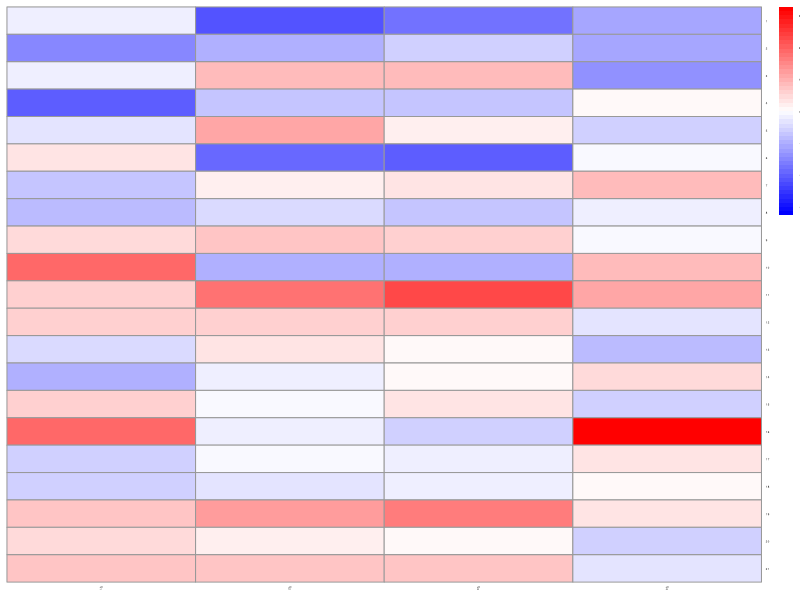
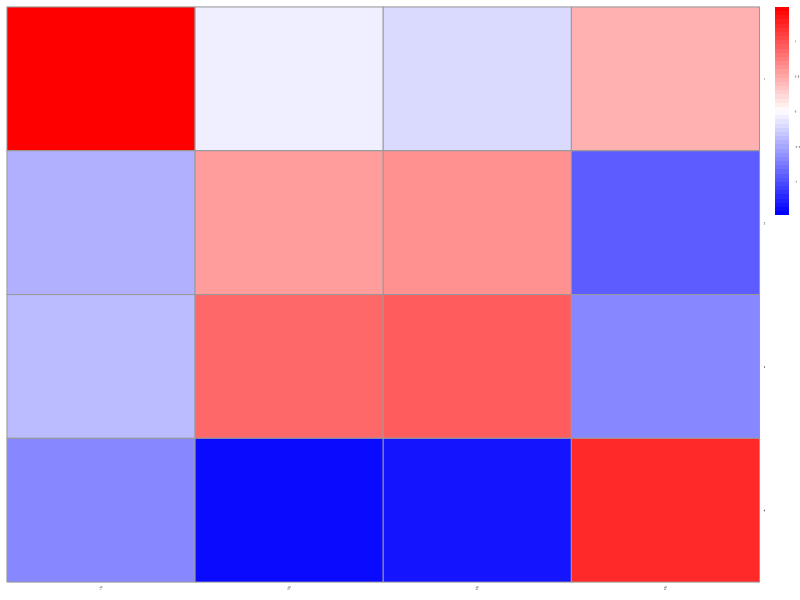

The R script that drew these images, in order: (Note: this script raises an error after producing the figures.)
## ---- chunk 1
knitr::opts_chunk$set(echo = TRUE,
                      warning = FALSE, 
                      message = FALSE
                      )
library(tidyverse)
library(ggplot2)
library(openxlsx)
library(spdep)
library(pheatmap)
library(MASS)
library(grid)
library(gridExtra)
library(fBasics)



#权重矩阵归一化
WToOne=function(W){
  W=W/sum(colSums(W))
  return(W)
}

#权重矩阵列标准化
WColNormalization=function(W){
  col=colSums(W)
  for (i in 1:nrow(W)) {
    for (j in 1:ncol(W)) {
      W[j,i]=W[j,i]/col[i]
    }
  }
  return(W)
}

#数据矩阵标准化
DataColNormalization=function(data){
  means=colMeans(data)
  stds=numeric(ncol(data))
  for (i in 1:ncol(data)) {
    sum=0
    for (j in 1:nrow(data)) {
      sum=sum+(data[j,i]-means[i])^2
    }
    stds[i]=sqrt(sum/nrow(data))
    data[,i]=(data[,i]-means[i])/stds[i]
  }
  return(data)
}

#传统莫兰的计算
Tradional_I=function(data,W){
  return(t(data)%*%W%*%data)
}

#检验传统莫兰
Test_Tra_I=function(data,w){
  means=colMeans(data)
  s2=numeric(ncol(data))
  I=matrix(0,ncol(data),ncol(data))
  s0=sum(colSums(w))
  for (i in 1:ncol(data)) {
    sum=0
    for (j in 1:nrow(data)) {
      sum=sum+(data[j,i]-means[i])^2
    }
    s2[i]=sum/nrow(data)
  }
  for(i in 1:ncol(data)){
    for (j in 1:ncol(data)) {
      fz=0
      fm=0
      for (m in 1:nrow(data)) {
        for (n in 1:nrow(data)) {
          fz=fz+w[m,n]*(data[m,i]-means[i])*(data[n,j]-means[j])
        }
      }
      fm=s0*(sqrt(s2[i])*sqrt(s2[j]))
      I[i,j]=fz/fm
    }
  }
  return(I)
}

#小样本莫兰指数的计算
SmallSet_I=function(data,W){
  means=colMeans(data)
  I=matrix(0,ncol(data),ncol(data))
  Z=matrix(0,nrow(data),ncol(data))
  Zw=W%*%data
  for (i in 1:ncol(data)) {
    Z[,i]=data[,i]-means[i]
    Zw[,i]=Zw[,i]-means[i]
  }
  for (i in 1:ncol(data)) {
    for (j in 1:ncol(data)) {
      I[i,j]=(t(Z[,i])%*%Zw[,j])/(sqrt(t(Z[,i]%*%Z[,i]))*sqrt(t(Zw[,j]%*%Zw[,j])))
    }
  }
  return(I)
}
  
#t分布下的t检验
T_test=function(I,N,m,n){#N表示自由度
  result=matrix(0,nrow = m,ncol = n)#bool型，1表示显著，0表示不显著
  t=matrix(0,nrow = m,ncol = n)#用于存储t得分
  for (i in 1:m) {
    for (j in 1:n) {
      t[i,j]=sqrt(N-2)*sqrt((I[i,j]*I[i,j])/(1-I[i,j]*I[i,j]))
      if(abs(t[i,j])>2.093){
        result[i,j]=1
      }
    }
  }
  print("莫兰指数的t得分为:")
  print(t)
  print("T检验的bool值为(其中1表示显著，0表示不显著):")
  print(result)
}

#传统莫兰指数显著性检验(Z得分检验)
Ztest=function(I,W,m,n){#注:m,n表示莫兰矩阵维数
  L=nrow(W)
  result=matrix(0,nrow = m,ncol = n)#bool型，1表示显著，0表示不显著
  Z=matrix(0,nrow = m,ncol = n)#用于存储Z得分
  p=matrix(0,nrow = m,ncol = n)#用于存储p值
  EI=-1/(L-1)
  w0=0
  w1=0
  w2=0
  for (i in 1:L) {
    w2=w2+(sum(W[i,1:L])+sum(W[1:L,i]))^2
    for (j in 1:L) {
      w0=w0+W[i,j]
      w1=w1+(W[i,j]+W[j,i])^2
    }
  }
  DI=(L^2*w1-L*w2+3*w0^2)/(w0^2*(L^2-1))-EI^2
  for (i in 1:m) {
    for (j in 1:n) {
      Z[i,j]=(I[i,j]-EI)/sqrt(DI)
      p[i,j]=pnorm(Z[i,j])
      if(abs(Z[i,j])>1.96){
        result[i,j]=1
      }
    }
  }
  print("莫兰指数的Z得分为:")
  print(Z)
  print("莫兰指数的p值为:")
  print(p)
  print("Z得分检验的bool值为(其中1表示高高、低低聚集，-1表示高低聚集，0表示不显著):")
  print(result)
}

#全局莫兰的随机置换检验
global_RanPerTest=function(data,W,M){
  a=matrix(0,ncol(data),ncol(data))#存储检验p值
  result=matrix(0,ncol(data),ncol(data))#存储检验结果
  I=numeric(M+1)#存储莫兰的排列
  II=matrix(0,M+1,ncol(data)*ncol(data))
  #生成随机排列
  # c1=as.vector(sample(1:21, replace=FALSE))
  for (i in 1:ncol(data)) {
    for (j in 1:ncol(data)) {
      m=1
      I[m]=t(data[,i])%*%W%*%data[,j]
      left=numeric(nrow(data))
      right=numeric(nrow(data))
      while (m<(M+1)) {
        m=m+1
        p=as.vector(sample(1:nrow(data), replace=FALSE))
        #重排的data[,i],data[,j]
        for (k in 1:nrow(data)) {
          left[k]=data[p[k],i]
          right[k]=data[p[k],j]
        }
        I[m]=left%*%W%*%right#R语言机制的原因，left、right不是矩阵不需要转置
      }
      #计算I[1]的rank
      rank=M+1
      for (r in 2:(M+1)) {
        if(I[1]>I[r]){
          rank=rank-1
        }
      }
      II[,(i-1)*ncol(data)+j]=I
      a[i,j]=rank/(M+1)
      if(a[i,j]<0.05|a[i,j]==0.05){
        result[i,j]=1
      }else if(a[i,j]>0.95|a[i,j]==0.95){
        result[i,j]=-1
      }
    }
  }
  # print("moran's:")
  # print(II)
  print("随机置换检验的p值为:")
  print(a)
  print("随机置换检验的bool值为(其中1表示高高、低低聚集，-1表示高低聚集，0表示不显著):")
  return(result)
}

#局部莫兰的随机置换检验
local_RanPerTest=function(data,W,m,n,M){
  
  a=matrix(0,m,n)#存储检验p值
  result=matrix(0,m,n)#存储检验结果
  rank=matrix(M+1,m,n)
  I=matrix(0,nrow(data),M+1)#存储莫兰的排列
  u=1#rank的列下标
  for (i in 1:ncol(data)) {
    for (j in 1:ncol(data)) {
      o=1
      I[,o]=diag(data[,i]%*%t(data[,j])%*%W)
      left=matrix(0,nrow(data),1)
      right=matrix(0,nrow(data),1)
      while (o<(M+1)) {
        o=o+1
        p=as.vector(sample(1:nrow(data), replace=FALSE))
        #重排的data[,i],data[,j]
        for (k in 1:nrow(data)) {
          left[k,1]=data[p[k],i]
          right[k,1]=data[p[k],j]
        }
        I[,o]=diag(left%*%t(right)%*%W)
      }
      #计算I[,1]的rank
      for (r in 1:m) {
        for (c in 2:(M+1)) {
          if(I[r,1]>I[r,c]){
            rank[r,u]=rank[r,u]-1
          }
        }
      }
      u=u+1
    }
  }
  for (i in 1:m) {
    for (j in 1:n) {
      a[i,j]=rank[i,j]/(M+1)
      if(a[i,j]<0.05|a[i,j]==0.05){
        result[i,j]=1
      }else if(a[i,j]>0.95|a[i,j]==0.95){
        result[i,j]=-1
      }
    }
  }
  print("随机置换检验的p值为:")
  print(a)
  print("随机置换检验的bool值为(其中1表示高高、低低聚集，-1表示高低聚集，0表示不显著):")
  return(result)
}

#最后的莫兰矩阵：保留通过检验的莫兰指数
Final_I=function(II,result){
  I=matrix(0,nrow(II),ncol(II))
  for (i in 1:nrow(result)) {
    for (j in 1:ncol(result)) {
      if(result[i,j]==1|result[i,j]==-1){
        I[i,j]=II[i,j]
      }
    }
  }
  return(I)
}

#莫兰散点图
PlotMulI=function(w,z){
  L=nrow(w)
  x=numeric(L)
  y=numeric(L)
  for (j in 1:ncol(z)){
    X=z[,j]
    for (i in 1:L) {
      x[i]=z[i,j]
      y[i]=w[i,]%*%X-w[i,i]*z[i,j]
    }
    df=data.frame(X=x,Y=y)
    print(df%>%ggplot(aes(X,Y))+
      geom_point()+
      scale_x_continuous(limits = c(-3,3))+
      scale_y_continuous(limits = c(-3,3))+
      labs(x="z[i]",y="f",title = "莫兰散点图")+
      theme(plot.title = element_text(hjust = .5,size = 15))+
      geom_segment(x=0,xend=0,y=-3.2,yend=3.2,arrow = arrow(ends = "last"),colour='blue',size=1)+
      geom_segment(x=-3.2,xend=3.2,y=0,yend=0,arrow = arrow(ends = "last"),colour='blue',size=1)
      )
  }
}

## ---- chunk 2
##数据读取
air_202211 <- read.xlsx("./2022.11.xlsx")
data_202211=as.matrix(air_202211[,7:10],nrow=630,ncol=4)

##**********************数据简化(取平均数)***************************
data202211=matrix(0,21,4)
d=30
for (i in 1:21) {
  data202211[i,]=colSums(data_202211[((i-1)*d+1):(i*30),])
  data202211[i,]=data202211[i,]/d
}
# dim(data202211)

#展示原数据的热力图
pheatmap(as.data.frame(data202211),show_rownames = TRUE,show_colnames = TRUE,fontsize = 2,color = colorRampPalette(c('#0000ff','#ffffff','#ff0000'))(50),annotation_legend = TRUE,scale = "column",cluster_rows = FALSE,cluster_cols = FALSE)

##权重矩阵
W=read.xlsx("./W_contiguityQueen.xlsx")
W_con=as.matrix(W[1:21,2:22],nrow=21,ncol=21)
options(digits = 3)
Cov=cor(data202211)

print("空间单元只有一个观测时的Moran指数矩阵:")
MoranMatrix_1=Tradional_I(DataColNormalization(data202211),WToOne(W_con))
MoranMatrix_1
Test_Tra_I(data202211,W_con)

#展示Moran指数矩阵的热力图
pheatmap(as.data.frame(MoranMatrix_1),show_rownames = TRUE,show_colnames = TRUE,fontsize = 2,color = colorRampPalette(c('#0000ff','#ffffff','#ff0000'))(50),annotation_legend = TRUE,scale = "column",cluster_rows = FALSE,cluster_cols = FALSE)

Ztest(MoranMatrix_1,W_con,4,4)
print("******************************************************")
#随机置换检验
result2=global_RanPerTest(DataColNormalization(data202211),WToOne(W_con),500)
result2
## ---- chunk 3
#利用标准正态分布生成四维的模拟数据，研究区域为6*6的空间单元
DIM=4
N=100
k=5000#循环次数
MulData=matrix(0,N*N,DIM)
#生成空间权重矩阵(基于矩形区域)
w_queen=matrix(0,N*N,N*N)
for (i in 1:nrow(w_queen)) {
  for (j in i:ncol(w_queen)) {
    if(j==i+1|j==i+N|j==i+(N+1)){
      w_queen[i,j]=1
      w_queen[j,i]=1
    }
  }
}
#计算1000、10000次莫兰矩阵
I_mulmoran=matrix(0,k,DIM*DIM)
for (i in 1:k) {
  MulData[,1]=rnorm(N*N,106.99,1161.48)
  MulData[,2]=rnorm(N*N,37.88,287.73)
  MulData[,3]=rnorm(N*N,21.17,116.07)
  MulData[,4]=rnorm(N*N,8.52,9.75)
  Mul_MoranI=Tradional_I(DataColNormalization(MulData),WToOne(w_queen))
  temp=c(Mul_MoranI[1,],Mul_MoranI[2,],Mul_MoranI[3,],Mul_MoranI[4,])#将矩阵拼接为一个长向量
  I_mulmoran[i,]=temp
}


#****************************频率分布图及检验****************************
pic=list()
for (j in 1:(DIM*DIM)) {
  pic[[j]]=ggplot(data.frame(Index=I_mulmoran[,j]),aes(Index,..density..)) +
    geom_histogram(color='white',fill='gray60',binwidth = 0.004) +
    geom_line(stat = 'density',size=1.5,linetype=2)+
    labs(x = "MoranI_ij", y = "Frequency") +
    theme_bw()
  print(shapiro.test(I_mulmoran[,j]))#SW检验，p值大于0.05说明是正态
  # print(normalTest(I_mulmoran[,j]))#SW检验，p值大于0.05说明是正态
}
pdf(file = "N1w.pdf",width =12,height = 9)
grid.arrange(pic[[1]],pic[[2]],pic[[3]],pic[[4]],pic[[5]],pic[[6]],pic[[7]],pic[[8]],pic[[9]],pic[[10]],pic[[11]],pic[[12]],pic[[13]],pic[[14]],pic[[15]],pic[[16]])
dev.off()

setEPS()
postscript("N1w.eps", width = 12, height = 9)
grid.arrange(pic[[1]],pic[[2]],pic[[3]],pic[[4]],pic[[5]],pic[[6]],pic[[7]],pic[[8]],pic[[9]],pic[[10]],pic[[11]],pic[[12]],pic[[13]],pic[[14]],pic[[15]],pic[[16]])
dev.off()

# pdf(file = "N1wdensity.pdf",width =12,height = 9)
# grid.arrange(densitys[[1]],densitys[[2]],densitys[[3]],densitys[[4]],densitys[[5]],densitys[[6]],densitys[[7]],densitys[[8]],densitys[[9]],densitys[[10]],densitys[[11]],densitys[[12]],densitys[[13]],densitys[[14]],densitys[[15]],densitys[[16]])
# dev.off()
# 
# # print(grid.arrange(densitys[[1]],densitys[[2]],densitys[[3]],densitys[[4]],densitys[[5]],densitys[[6]],densitys[[7]],densitys[[8]],densitys[[9]],densitys[[10]],densitys[[11]],densitys[[12]],densitys[[13]],densitys[[14]],densitys[[15]],densitys[[16]]))
# # ggsave("N6density.eps", width = 4.0, height = 3.0, device = cairo_ps)
# 
# setEPS()
# postscript("N1wdensity.eps", width =12,height = 9)
# grid.arrange(densitys[[1]],densitys[[2]],densitys[[3]],densitys[[4]],densitys[[5]],densitys[[6]],densitys[[7]],densitys[[8]],densitys[[9]],densitys[[10]],densitys[[11]],densitys[[12]],densitys[[13]],densitys[[14]],densitys[[15]],densitys[[16]])
# dev.off()

#*****************注意：很奇怪的现象是，当空间单元数很小时，只有主对角线上的元素不服从正态分布，而非主对角线上的元素在样本量较小时也服从正态分布，当空间单元大于2500时(试过)时，主对角线上也服从正态分布*****************


#频率密度直方图的纵轴坐标乘以横轴组距的值，即一个柱子的面积代表"这个区间"的频率密度值,频率直方图的纵坐标表示的是这一点的密度f(x)(不要求0~1之间之间，但要求其积分小于等于1)，而不是F(x),F(x)才是频率(0~1之间),

## ---- chunk 4
options(digits = 3)
print("全局莫兰矩阵为:")
multMoranI_2
data_202201=DataColNormalization(data_202201)
L=ncol(data_202201)
Partial_I=matrix(0,nrow = 21,ncol = 16)
k=1
for (i in 1:L) {
  for (j in 1:L) {
    M=(data_202201[,i])%*%t(data_202201[,j])%*%WToOne(W_dis)
    Partial_I[,k]=diag(M)
    # print(sum(diag(M)))#此处检验迹等于全局莫兰指数
    k=k+1
  }
}
print("局部莫兰矩阵为:")
Partial_I
print("局部莫兰的随机置换检验如下(其中1表示显著，0表示不显著,显著性水平为0.05):")
local_RanPerTest(DataColNormalization(data_202201),WToOne(W_dis),21,16,5000)

# write.xlsx(as.data.frame(Partial_I), file = "Partial_I(2022.1).xlsx", row.names = FALSE, sheetName = "Sheet1")

## ---- chunk 5
#利用标准正态分布生成四维的模拟数据，研究区域为6*6的空间单元
DIM=4
N=50
k=5000#循环次数
MulData=matrix(0,N*N,DIM)
#生成空间权重矩阵(基于矩形区域)
w_queen=matrix(0,N*N,N*N)
for (i in 1:nrow(w_queen)) {
  for (j in i:ncol(w_queen)) {
    if(j==i+1|j==i+N|j==i+(N+1)){
      w_queen[i,j]=1
      w_queen[j,i]=1
    }
  }
}
#计算1000、10000次莫兰矩阵
# I_mulmoran=matrix(0,k,DIM*DIM)
Partial_I=matrix(0,k,N*N)#用于存储非主对角线上Moran的局部Moran
for (i in 1:k) {
  MulData[,1]=rnorm(N*N,106.99,1161.48)
  MulData[,2]=rnorm(N*N,37.88,287.73)
  MulData[,3]=rnorm(N*N,21.17,116.07)
  MulData[,4]=rnorm(N*N,8.52,9.75)
  Data=DataColNormalization(MulData)
  M=Data[,2]%*%t(Data[,4])%*%WToOne(w_queen)#扩展空间权重方程
  Partial_I[i,]=diag(M)
}
#频率分布图及检验
for (j in 1:(N*N)) {
  print(ggplot(data.frame(Index=Partial_I[,j]),aes(Index,..density..)) +
          geom_histogram(color='white',fill='gray60',binwidth = 0.02) +
          geom_line(stat='density',size=1.5,linetype=2)+
          labs(x = "MoranI_ij_i", y = "频数") +
          theme_bw())
  # print(shapiro.test(I_mulmoran[,j]))#SW检验，p值大于0.05说明是正态
  print(normalTest(Partial_I[,j]))#SW检验，p值大于0.05说明是正态
}
